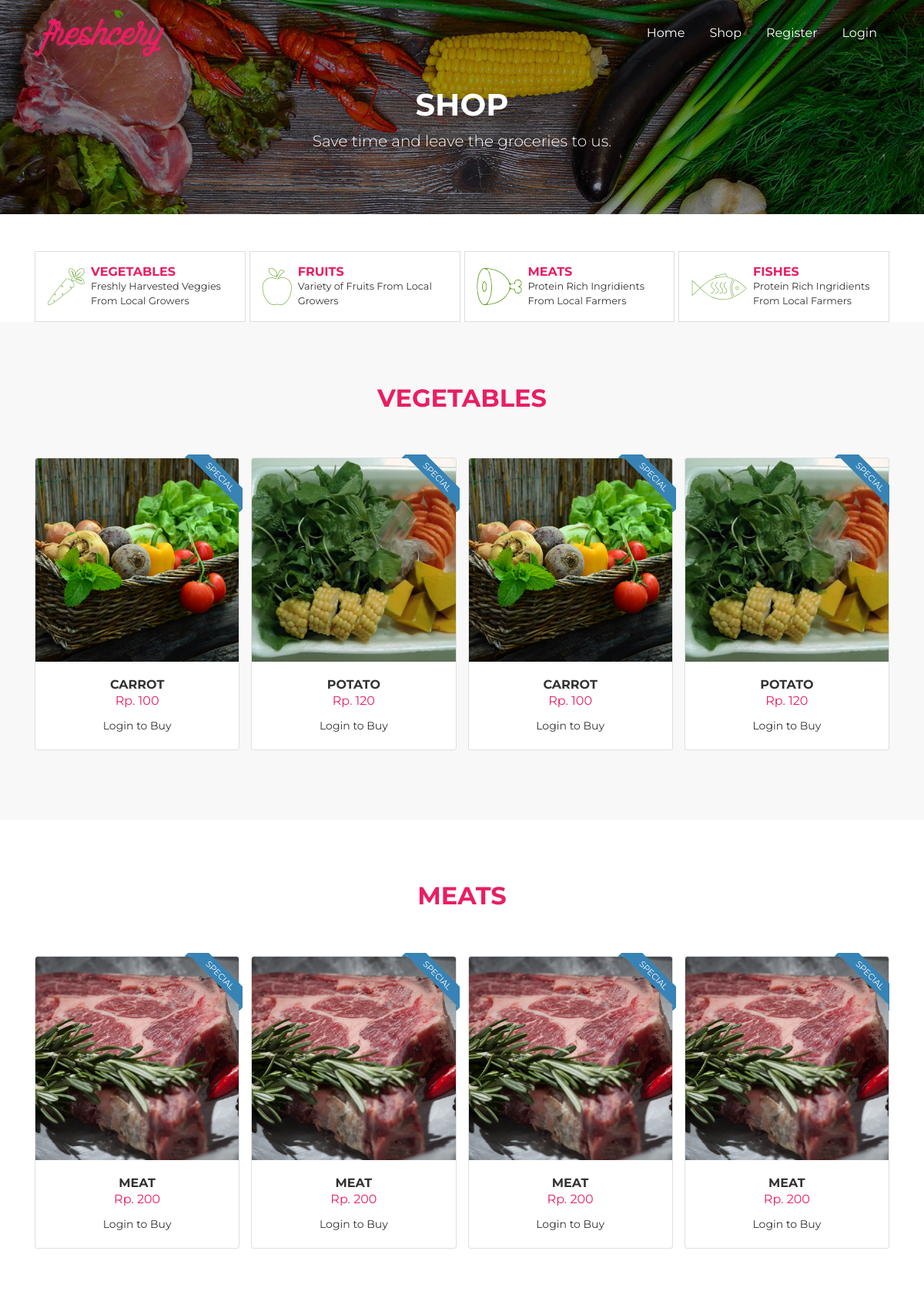
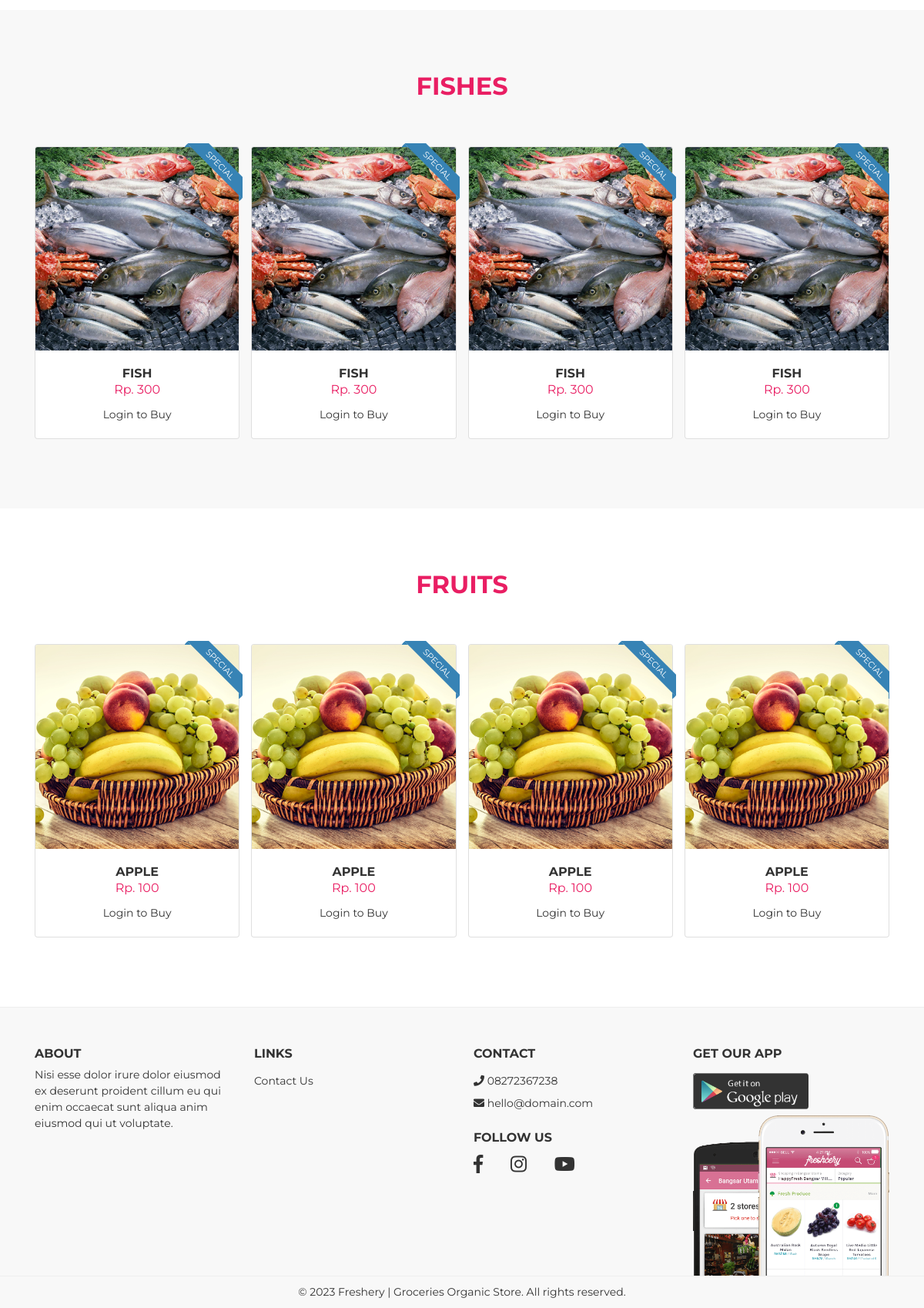
The page /shop.php on the database its author committed (2 pictures, top to bottom).
### tables this page shows
CREATE TABLE `tbl_addproduct` (
  `id` int(50) NOT NULL,
  `productname` varchar(50) NOT NULL,
  `price` int(50) NOT NULL,
  `description` varchar(50) NOT NULL,
  `fileupload` varchar(50) NOT NULL,
  `category` varchar(50) NOT NULL
);

### shop.php (the view, shortened to what this page needs)
<?php
include("header.php")
?>
<div id="page-content" class="page-content">
    <div class="banner">
        <div class="jumbotron jumbotron-bg text-center rounded-0" style="background-image: url('assets/img/bg-header.jpg');">
            <div class="container">
                <h1 class="pt-5">
                    Shop
                </h1>
                <p class="lead">
                    Save time and leave the groceries to us.
                </p>
            </div>
        </div>
    </div>
    <?php include("catheader.php") ?>
    <section id="vegetables" class="gray-bg">
        <div class="container">
            <div class="row">
                <div class="col-md-12">
                    <h2 class="title">Vegetables</h2>
                    <div class="product-carousel owl-carousel">
                        <?php $sqlveg = mysqli_query($con, "SELECT * FROM `tbl_addproduct` WHERE `category` = 'Vegetable'");
                        while($veg=mysqli_fetch_array($sqlveg)){
                        ?>
                        <div class="item">
                            <div class="card card-product">
                                <div class="card-ribbon">
                                    <div class="card-ribbon-container right">
                                        <span class="ribbon ribbon-primary">SPECIAL</span>
                                    </div>
                                </div>
                                <div class="card-badge">
                                    <img src="admin/img/<?php echo $veg['fileupload'] ?>" alt="Card image" class="card-img-top">
                                </div>
                                <div class="card-body">
                                    <h4 class="card-title">
                                        <a href="detail-product.php?id=<?php echo $veg['id'] ?>"><?php echo $veg['productname'] ?></a>
                                    </h4>
                                    <div class="card-price">
                                        <span class="reguler">Rp. <?php echo $veg['price'] ?></span>
                                    </div>
                                    <?php
                                    if (isset($_SESSION['id'])) { ?>
                                    <a href="cartaction.php?pid=<?php echo $veg['id'] ?>" class="btn btn-block btn-primary">
                                        Add to Cart
                                    </a>
                                    <?php } else {echo "Login to Buy" ;} ?>
                                </div>
                            </div>
                        </div>
                        <?php } ?>
                    </div>
                </div>
            </div>
        </div>
    </section>
    <section id="meats">
        <div class="container">
            <div class="row">
                <div class="col-md-12">
                    <h2 class="title">Meats</h2>
                    <div class="product-carousel owl-carousel">
                        <?php $sqlmeat = mysqli_query($con, "SELECT * FROM `tbl_addproduct` WHERE `category` = 'Meat'");
                        while($meat=mysqli_fetch_array($sqlmeat)){
                        ?>
                        <div class="item">
                            <div class="card card-product">
                                <div class="card-ribbon">
                                    <div class="card-ribbon-container right">
                                        <span class="ribbon ribbon-primary">SPECIAL</span>
                                    </div>
                                </div>
                                <div class="card-badge">
                                    <img src="admin/img/<?php echo $meat['fileupload'] ?>" alt="Card image" class="card-img-top">
                                </div>
                                <div class="card-body">
                                    <h4 class="card-title">
                                        <a href="detail-product.php?id=<?php echo $meat['id'] ?>"><?php echo $meat['productname'] ?></a>
                                    </h4>
                                    <div class="card-price">
                                        <span class="reguler">Rp. <?php echo $meat['price'] ?></span>
                                    </div>
                                    <?php
                                    if (isset($_SESSION['id'])) { ?>
                                    <a href="cartaction.php?pid=<?php echo $meat['id'] ?>" class="btn btn-block btn-primary">
                                        Add to Cart
                                    </a>
                                    <?php } else {echo "Login to Buy" ;} ?>
                                </div>
                            </div>
                        </div>
                        <?php } ?>
                        </div>
                    </div>
                </div>
            </div>
        </div>
    <section id="fishes" class="gray-bg">
        <div class="container">
            <div class="row">
                <div class="col-md-12">
                    <h2 class="title">Fishes</h2>
                    <div class="product-carousel owl-carousel">
                        <?php $sqlfish = mysqli_query($con, "SELECT * FROM `tbl_addproduct` WHERE `category` = 'Fish'");
                        while($fish=mysqli_fetch_array($sqlfish)){
                        ?>
                        <div class="item">
                            <div class="card card-product">
                                <div class="card-ribbon">
                                    <div class="card-ribbon-container right">
                                        <span class="ribbon ribbon-primary">SPECIAL</span>
                                    </div>
                                </div>
                                <div class="card-badge">
                                    <img src="admin/img/<?php echo $fish['fileupload'] ?>" alt="Card image" class="card-img-top">
                                </div>
                                <div class="card-body">
                                    <h4 class="card-title">
                                        <a href="detail-product.php?id=<?php echo $fish['id'] ?>"><?php echo $fish['productname'] ?></a>
                                    </h4>
                                    <div class="card-price">
                                        <span class="reguler">Rp. <?php echo $fish['price'] ?></span>
                                    </div>
                                    <?php
                                    if (isset($_SESSION['id'])) { ?>
                                    <a href="cartaction.php?pid=<?php echo $fish['id'] ?>" class="btn btn-block btn-primary">
                                        Add to Cart
                                    </a>
                                    <?php } else {echo "Login to Buy" ;} ?>
                                </div>
                            </div>
                        </div>
                        <?php } ?>
                    </div>
                </div>
            </div>
        </div>
    </section>
    <section id="fruits">
        <div class="container">
            <div class="row">
                <div class="col-md-12">
                    <h2 class="title">Fruits</h2>
                    <div class="product-carousel owl-carousel">
                        <?php $sqlfruit = mysqli_query($con, "SELECT * FROM `tbl_addproduct` WHERE `category` = 'Fruit'");
                        while($fruit=mysqli_fetch_array($sqlfruit)){
                        ?>
                        <div class="item">
                            <div class="card card-product">
                                <div class="card-ribbon">
                                    <div class="card-ribbon-container right">
                                        <span class="ribbon ribbon-primary">SPECIAL</span>
                                    </div>
                                </div>
                                <div class="card-badge">
                                    <img src="admin/img/<?php echo $fruit['fileupload'] ?>" alt="Card image" class="card-img-top">
                                </div>
                                <div class="card-body">
                                    <h4 class="card-title">
                                        <a href="detail-product.php?id=<?php echo $fruit['id'] ?>"><?php echo $fruit['productname'] ?></a>
                                    </h4>
                                    <div class="card-price">
                                        <span class="reguler">Rp. <?php echo $fruit['price'] ?></span>
                                    </div>
                                    <?php
                                    if (isset($_SESSION['id'])) { ?>
                                    <a href="cartaction.php?pid=<?php echo $fruit['id'] ?>" class="btn btn-block btn-primary">
                                        Add to Cart
                                    </a>
                                    <?php } else {echo "Login to Buy" ;} ?>
                                </div>
                            </div>
                        </div>
                        <?php } ?>
                    </div>
                </div>
            </div>
        </div>
    </section>
<?php
include("footer.php");
?>

### rows shown on the page
tbl_addproduct: fileupload (picture), productname "CARROT", price "100"
tbl_addproduct: fileupload (picture), productname "POTATO", price "120"
tbl_addproduct: fileupload (picture), productname "MEAT", price "200"
tbl_addproduct: fileupload (picture), productname "FISH", price "300"
tbl_addproduct: fileupload (picture), productname "APPLE", price "100"
